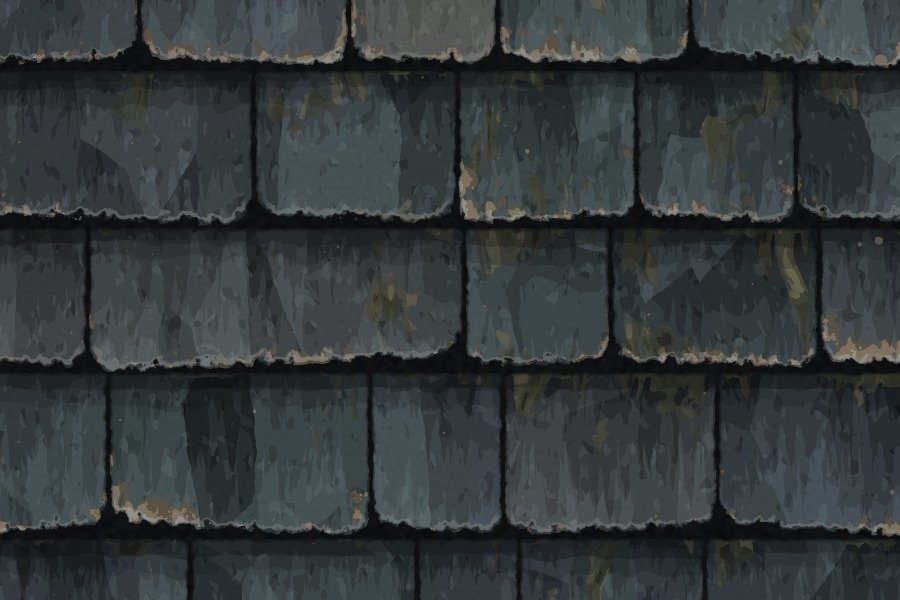
#> input picture procedural-textures/recipes/slate_layers/look_fixes/round2/tiled3x3_seam_crop_1to1.jpg, 900 x 600 px, given in place of colour.png, which was not available
$ python make_pictures.py
#> lines starting #> are read from the running program, lines starting #| are printed output that depends on the picture; pictures that were not available may be replaced by others from this repository, and a replacement may not be noted
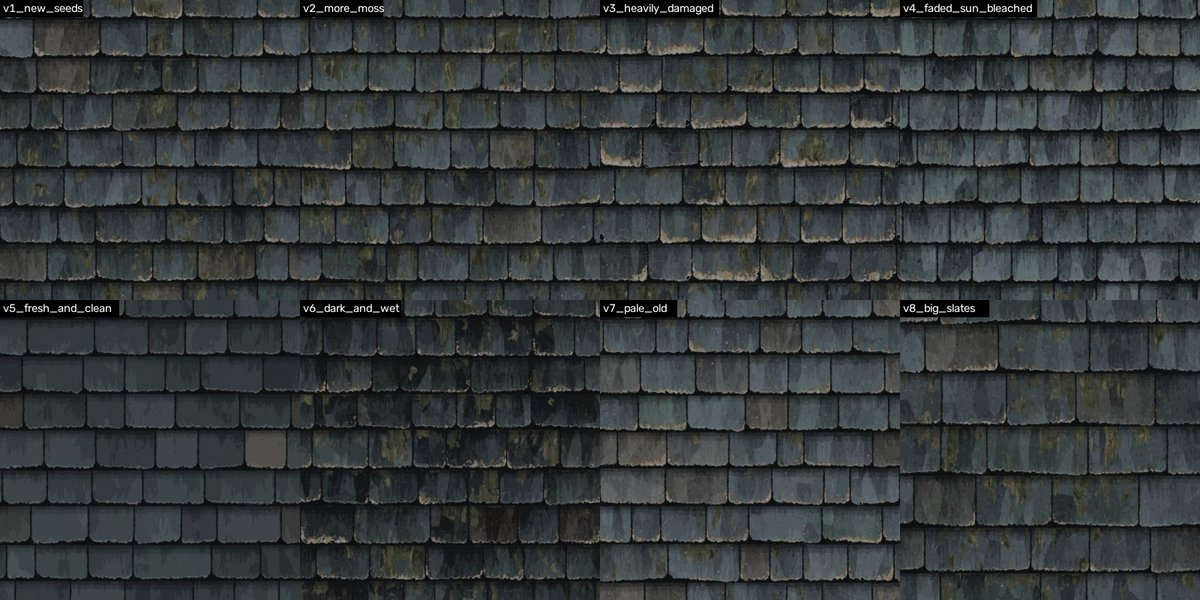
#> input picture procedural-textures/recipes/slate_layers/look_fixes/round2/variations_on_new_default_small.jpg, 1200 x 600 px, given in place of colour.png, which was not available
# What this does (plain words): makes the four "look at it" pictures of the look-fixes round, as JPEG files in this folder:
#   before_after_colour.jpg  the whole tile: reference | before (old default) | after (new default), each shrunk to 900 dots
#   before_after_zoom.jpg    the same 0.4-tile window of each at full size (1 picture dot = 1 dot of the 1254-dot tile)
#   before_after_lit.jpg     the tiles under a low raking light (made by lit_several.py): top row the whole tile, bottom row a 0.4-tile window
#   maps_after.jpg           the five maps of the new default: colour, height, normal, roughness, metallic
# It measures nothing. Use: python3 -I make_pictures.py
import os

import cv2
import numpy as np

HERE = os.path.dirname(os.path.abspath(__file__))
PROC = os.path.abspath(os.path.join(HERE, '..', '..', '..'))
REFERENCE = os.path.join(PROC, 'reference', 'slate')
BEFORE = os.path.join(HERE, '..', 'outputs', 'default_before_look_fixes')
AFTER = os.path.join(HERE, '..', 'outputs', 'default')
LIT = os.path.join(HERE, 'lit')


def label(picture, text):
#> called with text = 'reference'
    picture = picture.copy()
    cv2.rectangle(picture, (0, 0), (12 + 15 * len(text), 36), (0, 0, 0), -1)
    cv2.putText(picture, text, (6, 26), cv2.FONT_HERSHEY_SIMPLEX, 0.75, (255, 255, 255), 2, cv2.LINE_AA)
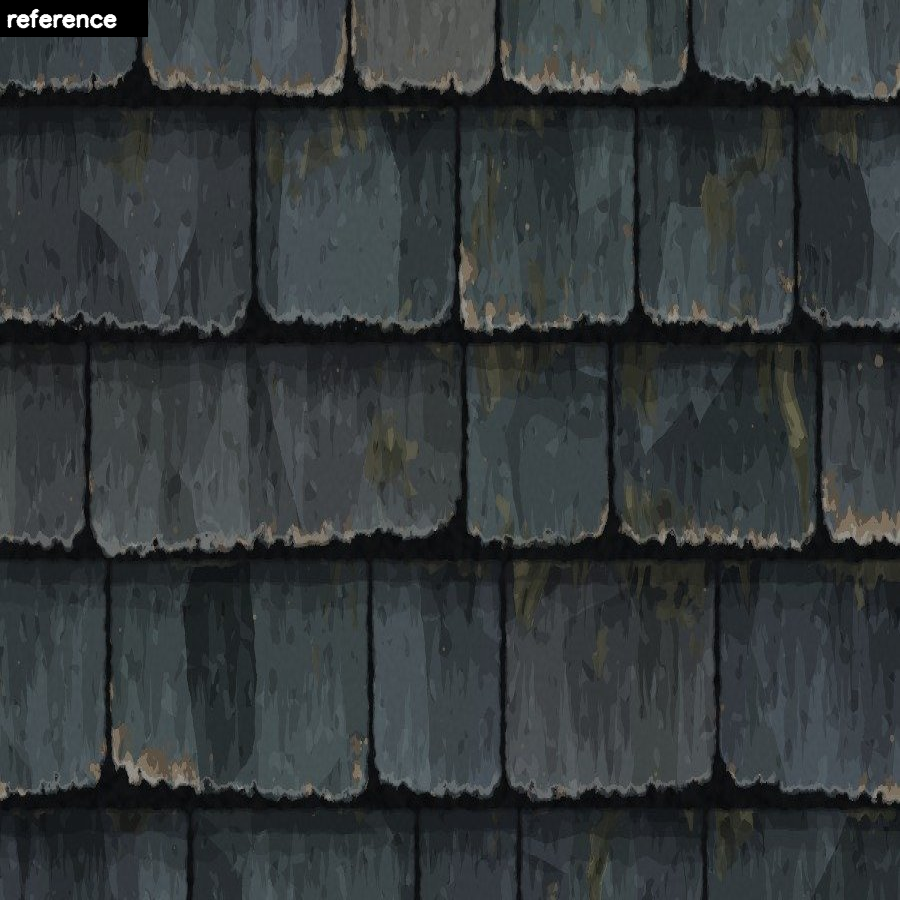
#> picture: shape (900, 900, 3); mean of channels 0, 1, 2 58.8, 57.2, 51.9; drawn as B, G, R
#> call 3 of label, with text = 'after'
#> in label (call 3), `cv2.putText(picture, text, (6, 26), cv2.FONT_HERSHEY_SIMPLEX, 0.75, (2..`:
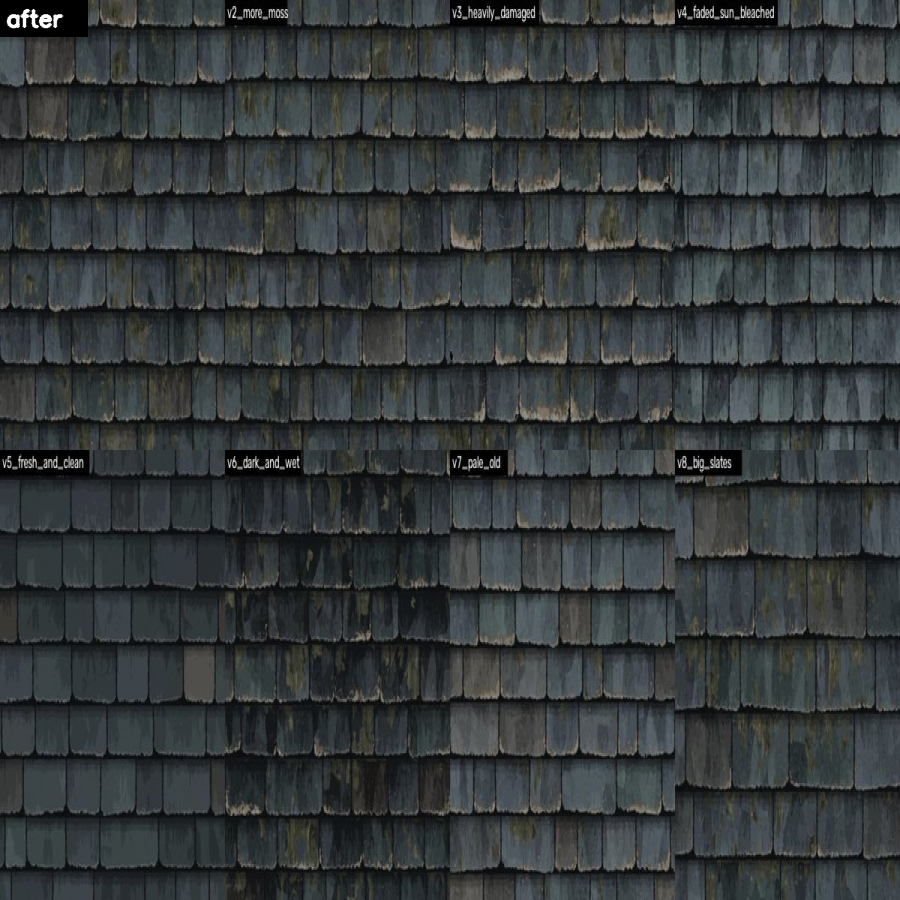
#> picture: shape (900, 900, 3); mean of channels 0, 1, 2 59.2, 58, 53.1; drawn as B, G, R
    return picture


def side_by_side(pictures, gap=10):
#> called with gap = 10
    out = []
#> out = []
    for picture in pictures:
        out += [picture, np.full((picture.shape[0], gap, 3), 255, np.uint8)]
#> this loop made 3 passes
#> after the loop, out = 6 items
    return np.hstack(out[:-1])
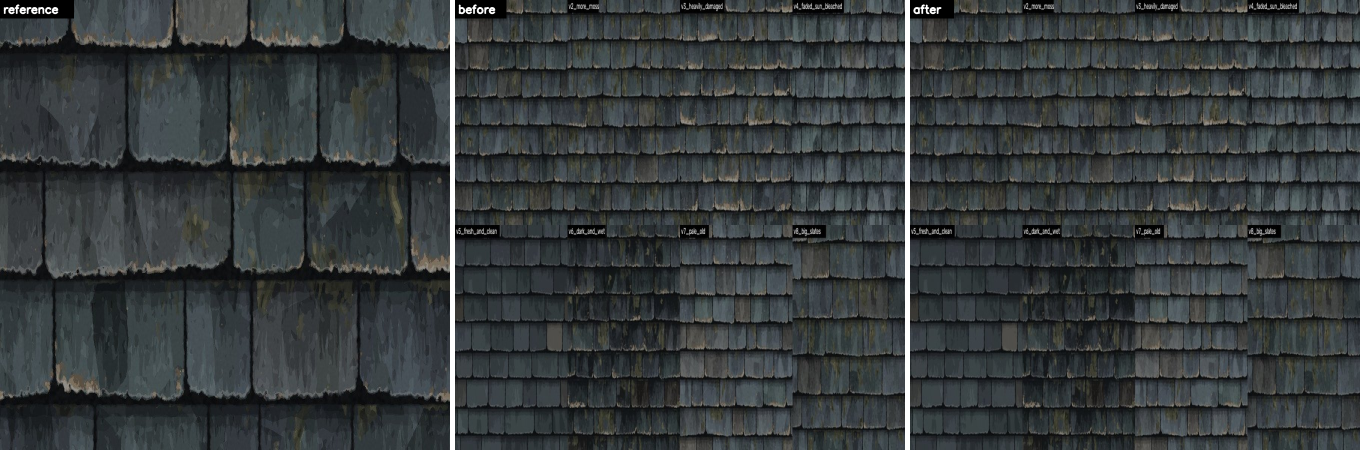
#> returned value: shape (900, 2720, 3) (shown at 1/2 size); mean of channels 0, 1, 2 60.5, 59.2, 54.2; drawn as B, G, R


def save(name, picture):
#> called with name = 'before_after_colour.jpg'
    cv2.imwrite(os.path.join(HERE, name), picture, [cv2.IMWRITE_JPEG_QUALITY, 90])
    print('wrote', name, picture.shape[1], 'x', picture.shape[0])
#| wrote before_after_colour.jpg 2720 x 900


def grey(path):
    picture = cv2.imread(path, cv2.IMREAD_UNCHANGED)
    if picture.ndim == 3:
        picture = picture[..., 0]
    picture = picture.astype(np.float32) / (65535.0 if picture.dtype == np.uint16 else 255.0)
    return cv2.cvtColor((picture * 255).round().astype(np.uint8), cv2.COLOR_GRAY2BGR)


def main():
    names = ['reference', 'before', 'after']
    colours = [cv2.imread(os.path.join(folder, 'colour.png')) for folder in (REFERENCE, BEFORE, AFTER)]
    save('before_after_colour.jpg', side_by_side([label(cv2.resize(c, (900, 900), interpolation=cv2.INTER_AREA), n) for c, n in zip(colours, names)]))
    window = int(round(0.4 * 1254))
    x0, y0 = int(0.3 * 1254), int(0.3 * 1254)
    save('before_after_zoom.jpg', side_by_side([label(c[y0:y0 + window, x0:x0 + window], n) for c, n in zip(colours, names)]))
#> call 4 of label, with text = 'reference'
#> in label (call 4), `cv2.putText(picture, text, (6, 26), cv2.FONT_HERSHEY_SIMPLEX, 0.75, (2..`:
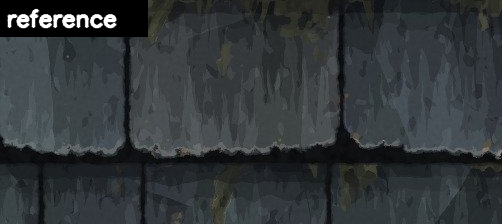
#> picture: shape (224, 502, 3); mean of channels 0, 1, 2 57.7, 55, 50.1; drawn as B, G, R
#> in label (call 6), `cv2.putText(picture, text, (6, 26), cv2.FONT_HERSHEY_SIMPLEX, 0.75, (2..`:
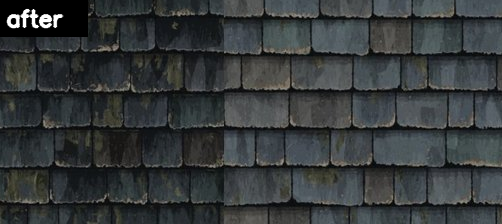
#> picture: shape (224, 502, 3); mean of channels 0, 1, 2 58.7, 57.6, 53.4; drawn as B, G, R
#> call 2 of side_by_side, with gap = 10
#> in side_by_side (call 2), `out = []`: out = []
#> the loop in side_by_side (call 2), `for picture in pictures:` made 3 passes
#> after the loop in side_by_side (call 2), `for picture in pictures:`: out = 6 items
#> in side_by_side (call 2), `return np.hstack(out[:-1])`:
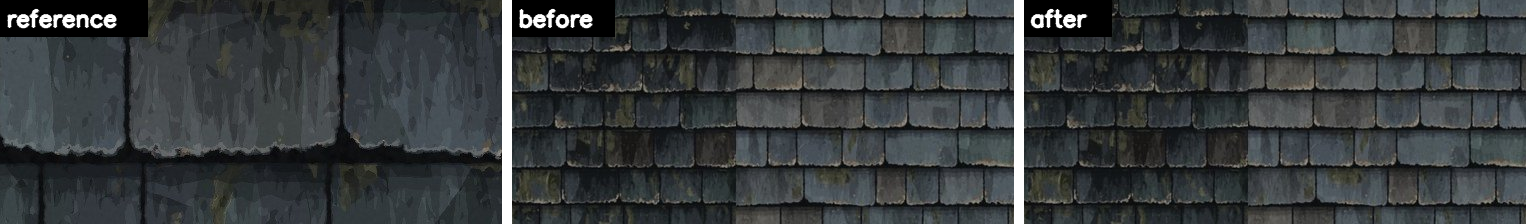
#> returned value: shape (224, 1526, 3); mean of channels 0, 1, 2 61, 59.4, 55.1; drawn as B, G, R
#| wrote before_after_zoom.jpg 1526 x 224
    rows = []
    for kind in ('full', 'zoom'):
        pictures = [cv2.imread(os.path.join(LIT, f'{n}_{kind}.png')) for n in names]
        if all(p is not None for p in pictures):
            rows.append(side_by_side([label(p, f'{n} - raking light, {"whole tile" if kind == "full" else "0.4-tile window"}') for p, n in zip(pictures, names)]))
    if rows:
        lit = rows[0] if len(rows) == 1 else np.vstack([rows[0], np.full((10, rows[0].shape[1], 3), 255, np.uint8), rows[1]])
        save('before_after_lit.jpg', lit)
    maps = [('colour', cv2.imread(os.path.join(AFTER, 'colour.png'))), ('height (16 bit)', grey(os.path.join(AFTER, 'height.png'))),
            ('normal (strength 7)', cv2.imread(os.path.join(AFTER, 'normal.png'))), ('roughness', grey(os.path.join(AFTER, 'roughness.png'))),
            ('metallic', grey(os.path.join(AFTER, 'metallic.png')))]
    save('maps_after.jpg', side_by_side([label(cv2.resize(p, (600, 600), interpolation=cv2.INTER_AREA), n) for n, p in maps]))


if __name__ == '__main__':
#> (the run stopped early here; a loop or call above may not have finished)
